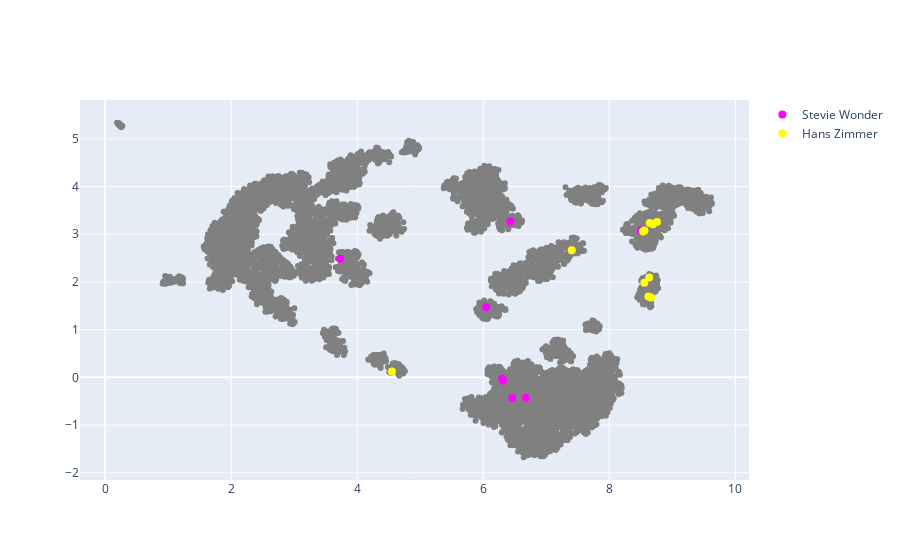

The notebook cell saved with this chart:
### Code cell
artist1 = "Stevie Wonder"
artist2 = "Hans Zimmer"

art1_plot_df = plot_df.copy()
art2_plot_df = plot_df.copy()


art1_plot_df = art1_plot_df[art1_plot_df["artist"].str.contains(artist1)]
art2_plot_df = art2_plot_df[art2_plot_df["artist"].str.contains(artist2)]


fig = go.Figure()

fig.add_trace(
    go.Scatter(
        #         data_frame=plot_df,
        mode="markers",
        x=plot_df["x1"],
        y=plot_df["x2"],
        marker={"color": "Grey"},
        showlegend=False,
    )
)

fig.add_trace(
    go.Scatter(
        #         data_frame=plot_df,
        mode="markers",
        x=art1_plot_df["x1"],
        y=art1_plot_df["x2"],
        marker={"color": "Magenta", "size": 8},
        name=artist1,
    )
)

fig.add_trace(
    go.Scatter(
        #         data_frame=plot_df,
        mode="markers",
        x=art2_plot_df["x1"],
        y=art2_plot_df["x2"],
        marker={"color": "Yellow", "size": 8},
        name=artist2,
    )
)

#     fig.update_layout(showlegend=False)
fig.show()

### Figure 1 — Plotly figure (JSON) as saved in the notebook; plotly's stock layout.template omitted (floating-point values rounded to 4 significant figures; data arrays with more than 128 entries replaced by an {"elided": "..."} marker saying what was removed)
{"data": [{"marker": {"color": "Grey"}, "mode": "markers", "showlegend": false, "type": "scatter", "x": {"elided": "8329 float values"}, "y": {"elided": "8329 float values"}}, {"marker": {"color": "Magenta", "size": 8}, "mode": "markers", "name": "Stevie Wonder", "type": "scatter", "x": [6.46, 6.044, 6.432, 6.674, 8.5, 6.297, 3.731, 6.313], "y": [-0.4322, 1.472, 3.269, -0.4295, 3.081, -0.02727, 2.486, -0.06472]}, {"marker": {"color": "Yellow", "size": 8}, "mode": "markers", "name": "Hans Zimmer", "type": "scatter", "x": [8.693, 8.661, 8.535, 8.557, 8.756, 8.556, 8.619, 8.641, 7.404, 8.633, 4.55], "y": [3.211, 1.674, 3.06, 3.078, 3.257, 1.986, 1.696, 3.235, 2.665, 2.094, 0.1217]}], "layout": {}}
